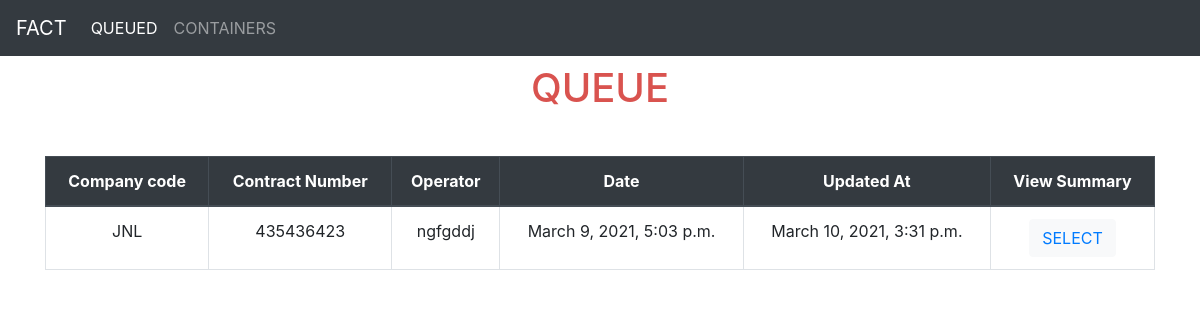
Screenshot of /queue/ with the database file from the repository.
### contracts/models.py (models this page shows, shortened)
class Contract(models.Model):
    contract_number = models.CharField(max_length=10)
    company_code = models.CharField(max_length=3)
    product = models.CharField(max_length=25)
    operator = models.CharField(max_length=50)
    total_weight = models.PositiveIntegerField()
    contract_date = models.DateTimeField(default=timezone.now)
    restrictions = models.CharField(max_length=20)
    curr_containers = models.JSONField()
    pend_containers = models.JSONField(null=True, blank=True)
    contract_date_updated_at = models.DateTimeField(auto_now=True)

### pages/views.py (the view)
# urls.py: path('queue/', QueuedContractsListView.as_view(), name='queue_list'),
class QueuedContractsListView(ListView):
    model = Contract
    context_object_name = "contracts"
    template_name = 'queue.html'

### templates/queue.html (shortened to what this page needs)
{% extends 'base.html' %}
{% block content %}
<div id="__home">
    <h1 style="text-align:center; color:#d9534f; margin-bottom: 1.1em">QUEUE</h1>
    <table class="table table-bordered table-hover table-lg" style="width: 100%;">
        <thead class="thead-dark" style="text-align: center;">
        <th scope="col">Company code</th>
        <th scope="col">Contract Number</th>
        <th scope="col">Operator</th>
        <th scope="col">Date</th>
        <th scope="col">Updated At</th>
        <th scope="col">View Summary</th>
      </thead>
      {% for contract in contracts %}
      {% if contract.pend_containers %}
      <tbody style="text-align: center;">
      <tr>
        <td scope="row">{{ contract.company_code }}</td>
        <td scope="row">{{ contract.contract_number }}</td>
        <td scope="row">{{ contract.operator }}</td>
        <td scope="row">{{ contract.contract_date }}</td>
        <td scope="row">{{ contract.contract_date_updated_at }}</td>
        <td scope="row"><button type="button" class="btn btn-light"><a href="{% url 'pending' contract.id %}">SELECT</a></button></td>
      </tr>
    </tbody>
      {% endif %}
      {% endfor %}
{% endblock content %}

### rows the page displays
Contract: company_code "JNL", contract_number "435436423", operator "ngfgddj", contract_date "March 9, 2021, 5:03 p.m.", contract_date_updated_at "March 10, 2021, 3:31 p.m."
